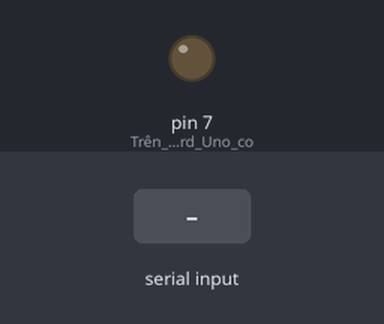
Recording of a sketch running on a simulated Arduino Uno, built with avr-gcc and run on an emulated ATmega328P. On the bench: output pins drawn as LEDs (lit = HIGH). The test bench sets the inputs (shaded band).

Above: at 1.2 s.
1.3 s: "on\n" received over Serial
At 1.6 s:
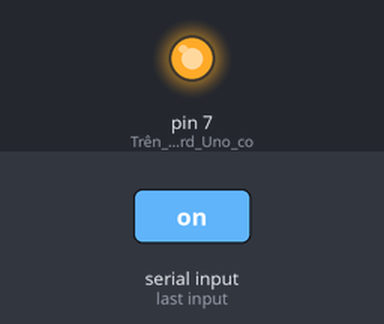
2.8 s: "off\n" received over Serial
At 4.0 s:
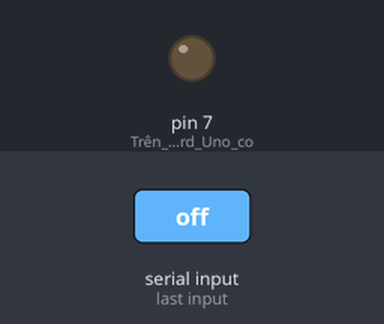
Timing chart, 0 to 5.8 s (numbered marks = the images above; inputs shaded):
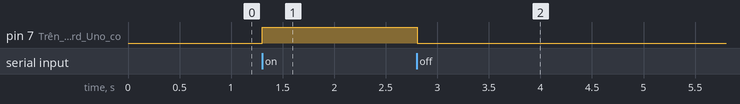

The sketch:

uart.ino
```cpp
void setup() {
  Serial.begin(9600); // Khởi tạo Serial với tốc độ Baudrate 9600
  pinMode(7,OUTPUT); //Trên board Uno có một con Led và nó được gắn nối thông qua chân D13
}

void loop() {
  // put your main code here, to run repeatedly:
  if(Serial.available()>0){
    String str = Serial.readStringUntil('\n'); // Khởi tạo chuỗi để nó lưu từng byte data kí tự, 1 ký tự = 1 byte
    if(str == "on")
      digitalWrite(7,HIGH);// Nếu chuỗi mình gửi nó nhận là on thì đèn sáng
    if(str == "off")
      digitalWrite(7,LOW);// Nếu chuỗi mình gửi nó nhận là off thì đèn tắt
  }
}
```

Measured:
- after the input at 1.3 s, pin 7 (Trên_board_Uno_co): LOW → HIGH at once
- after the input at 2.8 s, pin 7 (Trên_board_Uno_co): HIGH → LOW at once
